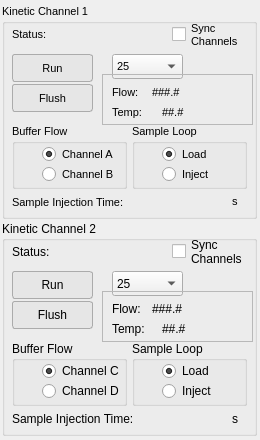
<?xml version="1.0" encoding="UTF-8"?>
<ui version="4.0">
 <class>Kinetic</class>
 <widget class="QWidget" name="Kinetic">
  <property name="geometry">
   <rect>
    <x>0</x>
    <y>0</y>
    <width>260</width>
    <height>440</height>
   </rect>
  </property>
  <property name="sizePolicy">
   <sizepolicy hsizetype="Fixed" vsizetype="Preferred">
    <horstretch>0</horstretch>
    <verstretch>0</verstretch>
   </sizepolicy>
  </property>
  <property name="minimumSize">
   <size>
    <width>260</width>
    <height>440</height>
   </size>
  </property>
  <property name="maximumSize">
   <size>
    <width>262</width>
    <height>500</height>
   </size>
  </property>
  <property name="font">
   <font>
    <family>Segoe UI</family>
   </font>
  </property>
  <property name="windowTitle">
   <string>Form</string>
  </property>
  <property name="styleSheet">
   <string notr="true"/>
  </property>
  <layout class="QGridLayout" name="gridLayout">
   <property name="leftMargin">
    <number>0</number>
   </property>
   <property name="topMargin">
    <number>0</number>
   </property>
   <property name="rightMargin">
    <number>0</number>
   </property>
   <property name="bottomMargin">
    <number>0</number>
   </property>
   <property name="spacing">
    <number>0</number>
   </property>
   <item row="2" column="0">
    <layout class="QVBoxLayout" name="verticalLayout_2">
     <property name="spacing">
      <number>2</number>
     </property>
     <property name="sizeConstraint">
      <enum>QLayout::SetMinimumSize</enum>
     </property>
     <item alignment="Qt::AlignHCenter">
      <widget class="QGroupBox" name="CH1">
       <property name="minimumSize">
        <size>
         <width>255</width>
         <height>215</height>
        </size>
       </property>
       <property name="maximumSize">
        <size>
         <width>255</width>
         <height>215</height>
        </size>
       </property>
       <property name="font">
        <font>
         <family>Segoe UI</family>
         <pointsize>8</pointsize>
        </font>
       </property>
       <property name="title">
        <string>Kinetic Channel 1</string>
       </property>
       <widget class="QPushButton" name="run1">
        <property name="geometry">
         <rect>
          <x>10</x>
          <y>50</y>
          <width>81</width>
          <height>28</height>
         </rect>
        </property>
        <property name="minimumSize">
         <size>
          <width>40</width>
          <height>25</height>
         </size>
        </property>
        <property name="styleSheet">
         <string notr="true">QPushButton {
		
		background-color: rgb(230, 230, 230);
	    border: 1px solid rgb(171, 171, 171); 
		border-radius: 3px;

}

QPushButton::hover{
	background: rgb(253, 253, 253);
	border: 1px raised;
	border-radius: 5px;
}</string>
        </property>
        <property name="text">
         <string>Run</string>
        </property>
       </widget>
       <widget class="QPushButton" name="flush1">
        <property name="geometry">
         <rect>
          <x>10</x>
          <y>80</y>
          <width>81</width>
          <height>28</height>
         </rect>
        </property>
        <property name="minimumSize">
         <size>
          <width>40</width>
          <height>25</height>
         </size>
        </property>
        <property name="styleSheet">
         <string notr="true">QPushButton {
		
		background-color: rgb(230, 230, 230);
	    border: 1px solid rgb(171, 171, 171); 
		border-radius: 3px;

}

QPushButton::hover{
	background: rgb(253, 253, 253);
	border: 1px raised;
	border-radius: 5px;
}</string>
        </property>
        <property name="text">
         <string>Flush</string>
        </property>
       </widget>
       <widget class="QComboBox" name="run_rate_ch1">
        <property name="geometry">
         <rect>
          <x>110</x>
          <y>50</y>
          <width>71</width>
          <height>25</height>
         </rect>
        </property>
        <property name="minimumSize">
         <size>
          <width>40</width>
          <height>25</height>
         </size>
        </property>
        <item>
         <property name="text">
          <string>25</string>
         </property>
        </item>
        <item>
         <property name="text">
          <string>50</string>
         </property>
        </item>
        <item>
         <property name="text">
          <string>100</string>
         </property>
        </item>
        <item>
         <property name="text">
          <string>200</string>
         </property>
        </item>
       </widget>
       <widget class="QLabel" name="label">
        <property name="geometry">
         <rect>
          <x>190</x>
          <y>55</y>
          <width>50</width>
          <height>16</height>
         </rect>
        </property>
        <property name="minimumSize">
         <size>
          <width>50</width>
          <height>16</height>
         </size>
        </property>
        <property name="maximumSize">
         <size>
          <width>50</width>
          <height>16</height>
         </size>
        </property>
        <property name="text">
         <string/>
        </property>
        <property name="pixmap">
         <pixmap resource="ai.qrc">:/img/img/micro_per_min.png</pixmap>
        </property>
        <property name="scaledContents">
         <bool>true</bool>
        </property>
       </widget>
       <widget class="QLabel" name="status1">
        <property name="geometry">
         <rect>
          <x>60</x>
          <y>20</y>
          <width>111</width>
          <height>21</height>
         </rect>
        </property>
        <property name="text">
         <string>&lt;status&gt;</string>
        </property>
       </widget>
       <widget class="QLabel" name="label_15">
        <property name="geometry">
         <rect>
          <x>10</x>
          <y>20</y>
          <width>55</width>
          <height>21</height>
         </rect>
        </property>
        <property name="text">
         <string>Status:</string>
        </property>
       </widget>
       <widget class="QLabel" name="label_17">
        <property name="geometry">
         <rect>
          <x>10</x>
          <y>190</y>
          <width>141</width>
          <height>16</height>
         </rect>
        </property>
        <property name="text">
         <string>Sample Injection Time:</string>
        </property>
       </widget>
       <widget class="QLabel" name="inject_time_ch1">
        <property name="geometry">
         <rect>
          <x>150</x>
          <y>190</y>
          <width>71</width>
          <height>16</height>
         </rect>
        </property>
        <property name="text">
         <string/>
        </property>
       </widget>
       <widget class="QLabel" name="label_18">
        <property name="geometry">
         <rect>
          <x>230</x>
          <y>190</y>
          <width>21</width>
          <height>16</height>
         </rect>
        </property>
        <property name="minimumSize">
         <size>
          <width>10</width>
          <height>10</height>
         </size>
        </property>
        <property name="text">
         <string>&lt;html&gt;&lt;head/&gt;&lt;body&gt;&lt;p&gt;s&lt;/p&gt;&lt;/body&gt;&lt;/html&gt;</string>
        </property>
       </widget>
       <widget class="QCheckBox" name="sync_1">
        <property name="enabled">
         <bool>true</bool>
        </property>
        <property name="geometry">
         <rect>
          <x>170</x>
          <y>10</y>
          <width>81</width>
          <height>41</height>
         </rect>
        </property>
        <property name="text">
         <string>Sync
Channels</string>
        </property>
       </widget>
       <widget class="QGroupBox" name="pump_flow_ch1">
        <property name="geometry">
         <rect>
          <x>10</x>
          <y>120</y>
          <width>115</width>
          <height>65</height>
         </rect>
        </property>
        <property name="title">
         <string>Buffer Flow </string>
        </property>
        <widget class="QRadioButton" name="spr_ch1">
         <property name="geometry">
          <rect>
           <x>30</x>
           <y>40</y>
           <width>81</width>
           <height>20</height>
          </rect>
         </property>
         <property name="text">
          <string>Channel B</string>
         </property>
        </widget>
        <widget class="QRadioButton" name="waste_ch1">
         <property name="geometry">
          <rect>
           <x>30</x>
           <y>20</y>
           <width>81</width>
           <height>20</height>
          </rect>
         </property>
         <property name="text">
          <string>Channel A</string>
         </property>
         <property name="checked">
          <bool>true</bool>
         </property>
        </widget>
       </widget>
       <widget class="QGroupBox" name="sample_flow_ch1">
        <property name="enabled">
         <bool>true</bool>
        </property>
        <property name="geometry">
         <rect>
          <x>130</x>
          <y>120</y>
          <width>115</width>
          <height>65</height>
         </rect>
        </property>
        <property name="title">
         <string>Sample Loop</string>
        </property>
        <widget class="QRadioButton" name="inject_ch1">
         <property name="geometry">
          <rect>
           <x>30</x>
           <y>40</y>
           <width>71</width>
           <height>20</height>
          </rect>
         </property>
         <property name="text">
          <string>Inject</string>
         </property>
        </widget>
        <widget class="QRadioButton" name="load_ch1">
         <property name="geometry">
          <rect>
           <x>30</x>
           <y>20</y>
           <width>71</width>
           <height>20</height>
          </rect>
         </property>
         <property name="text">
          <string>Load</string>
         </property>
         <property name="checked">
          <bool>true</bool>
         </property>
        </widget>
       </widget>
       <widget class="QFrame" name="sensor_frame_ch1">
        <property name="geometry">
         <rect>
          <x>100</x>
          <y>70</y>
          <width>151</width>
          <height>51</height>
         </rect>
        </property>
        <property name="frameShape">
         <enum>QFrame::StyledPanel</enum>
        </property>
        <property name="frameShadow">
         <enum>QFrame::Raised</enum>
        </property>
        <widget class="QLabel" name="label_5">
         <property name="geometry">
          <rect>
           <x>100</x>
           <y>10</y>
           <width>50</width>
           <height>16</height>
          </rect>
         </property>
         <property name="minimumSize">
          <size>
           <width>10</width>
           <height>10</height>
          </size>
         </property>
         <property name="maximumSize">
          <size>
           <width>50</width>
           <height>16</height>
          </size>
         </property>
         <property name="text">
          <string/>
         </property>
         <property name="pixmap">
          <pixmap resource="ai.qrc">:/img/img/micro_per_min.png</pixmap>
         </property>
         <property name="scaledContents">
          <bool>true</bool>
         </property>
        </widget>
        <widget class="QLabel" name="label_2">
         <property name="geometry">
          <rect>
           <x>10</x>
           <y>10</y>
           <width>31</width>
           <height>16</height>
          </rect>
         </property>
         <property name="minimumSize">
          <size>
           <width>10</width>
           <height>10</height>
          </size>
         </property>
         <property name="text">
          <string>Flow:</string>
         </property>
        </widget>
        <widget class="QLabel" name="flow1">
         <property name="geometry">
          <rect>
           <x>50</x>
           <y>10</y>
           <width>41</width>
           <height>16</height>
          </rect>
         </property>
         <property name="text">
          <string>###.#</string>
         </property>
        </widget>
        <widget class="QLabel" name="label_3">
         <property name="geometry">
          <rect>
           <x>10</x>
           <y>30</y>
           <width>51</width>
           <height>16</height>
          </rect>
         </property>
         <property name="text">
          <string>Temp:</string>
         </property>
        </widget>
        <widget class="QLabel" name="temp1">
         <property name="geometry">
          <rect>
           <x>60</x>
           <y>30</y>
           <width>31</width>
           <height>16</height>
          </rect>
         </property>
         <property name="text">
          <string>##.#</string>
         </property>
        </widget>
        <widget class="QLabel" name="label_11">
         <property name="geometry">
          <rect>
           <x>100</x>
           <y>30</y>
           <width>30</width>
           <height>16</height>
          </rect>
         </property>
         <property name="minimumSize">
          <size>
           <width>30</width>
           <height>16</height>
          </size>
         </property>
         <property name="maximumSize">
          <size>
           <width>30</width>
           <height>16</height>
          </size>
         </property>
         <property name="text">
          <string/>
         </property>
         <property name="pixmap">
          <pixmap resource="ai.qrc">:/img/img/deg_c.png</pixmap>
         </property>
         <property name="scaledContents">
          <bool>true</bool>
         </property>
        </widget>
       </widget>
      </widget>
     </item>
     <item alignment="Qt::AlignHCenter">
      <widget class="QGroupBox" name="CH2">
       <property name="minimumSize">
        <size>
         <width>255</width>
         <height>215</height>
        </size>
       </property>
       <property name="maximumSize">
        <size>
         <width>255</width>
         <height>215</height>
        </size>
       </property>
       <property name="font">
        <font>
         <family>Segoe UI</family>
        </font>
       </property>
       <property name="title">
        <string>Kinetic Channel 2</string>
       </property>
       <widget class="QPushButton" name="run2">
        <property name="geometry">
         <rect>
          <x>10</x>
          <y>50</y>
          <width>81</width>
          <height>28</height>
         </rect>
        </property>
        <property name="minimumSize">
         <size>
          <width>40</width>
          <height>25</height>
         </size>
        </property>
        <property name="styleSheet">
         <string notr="true">QPushButton {
		
		background-color: rgb(230, 230, 230);
	    border: 1px solid rgb(171, 171, 171); 
		border-radius: 3px;

}

QPushButton::hover{
	background: rgb(253, 253, 253);
	border: 1px raised;
	border-radius: 5px;
}</string>
        </property>
        <property name="text">
         <string>Run</string>
        </property>
       </widget>
       <widget class="QPushButton" name="flush2">
        <property name="geometry">
         <rect>
          <x>10</x>
          <y>80</y>
          <width>81</width>
          <height>28</height>
         </rect>
        </property>
        <property name="minimumSize">
         <size>
          <width>40</width>
          <height>25</height>
         </size>
        </property>
        <property name="styleSheet">
         <string notr="true">QPushButton {
		
		background-color: rgb(230, 230, 230);
	    border: 1px solid rgb(171, 171, 171); 
		border-radius: 3px;

}

QPushButton::hover{
	background: rgb(253, 253, 253);
	border: 1px raised;
	border-radius: 5px;
}</string>
        </property>
        <property name="text">
         <string>Flush</string>
        </property>
       </widget>
       <widget class="QLabel" name="label_16">
        <property name="geometry">
         <rect>
          <x>10</x>
          <y>20</y>
          <width>55</width>
          <height>21</height>
         </rect>
        </property>
        <property name="text">
         <string>Status:</string>
        </property>
       </widget>
       <widget class="QLabel" name="status2">
        <property name="geometry">
         <rect>
          <x>60</x>
          <y>20</y>
          <width>111</width>
          <height>21</height>
         </rect>
        </property>
        <property name="text">
         <string>&lt;status&gt;</string>
        </property>
       </widget>
       <widget class="QLabel" name="label_19">
        <property name="geometry">
         <rect>
          <x>10</x>
          <y>190</y>
          <width>131</width>
          <height>16</height>
         </rect>
        </property>
        <property name="text">
         <string>Sample Injection Time:</string>
        </property>
       </widget>
       <widget class="QLabel" name="inject_time_ch2">
        <property name="geometry">
         <rect>
          <x>150</x>
          <y>190</y>
          <width>71</width>
          <height>16</height>
         </rect>
        </property>
        <property name="text">
         <string/>
        </property>
       </widget>
       <widget class="QLabel" name="label_20">
        <property name="geometry">
         <rect>
          <x>230</x>
          <y>190</y>
          <width>16</width>
          <height>16</height>
         </rect>
        </property>
        <property name="minimumSize">
         <size>
          <width>10</width>
          <height>10</height>
         </size>
        </property>
        <property name="text">
         <string>&lt;html&gt;&lt;head/&gt;&lt;body&gt;&lt;p&gt;s&lt;/p&gt;&lt;/body&gt;&lt;/html&gt;</string>
        </property>
       </widget>
       <widget class="QComboBox" name="run_rate_ch2">
        <property name="geometry">
         <rect>
          <x>110</x>
          <y>50</y>
          <width>71</width>
          <height>25</height>
         </rect>
        </property>
        <property name="minimumSize">
         <size>
          <width>40</width>
          <height>25</height>
         </size>
        </property>
        <item>
         <property name="text">
          <string>25</string>
         </property>
        </item>
        <item>
         <property name="text">
          <string>50</string>
         </property>
        </item>
        <item>
         <property name="text">
          <string>100</string>
         </property>
        </item>
        <item>
         <property name="text">
          <string>200</string>
         </property>
        </item>
       </widget>
       <widget class="QCheckBox" name="sync_2">
        <property name="enabled">
         <bool>true</bool>
        </property>
        <property name="geometry">
         <rect>
          <x>170</x>
          <y>10</y>
          <width>81</width>
          <height>41</height>
         </rect>
        </property>
        <property name="text">
         <string>Sync
Channels</string>
        </property>
       </widget>
       <widget class="QGroupBox" name="pump_flow_ch2">
        <property name="geometry">
         <rect>
          <x>10</x>
          <y>120</y>
          <width>115</width>
          <height>65</height>
         </rect>
        </property>
        <property name="title">
         <string>Buffer Flow</string>
        </property>
        <widget class="QRadioButton" name="spr_ch2">
         <property name="geometry">
          <rect>
           <x>30</x>
           <y>40</y>
           <width>81</width>
           <height>20</height>
          </rect>
         </property>
         <property name="text">
          <string>Channel D</string>
         </property>
        </widget>
        <widget class="QRadioButton" name="waste_ch2">
         <property name="geometry">
          <rect>
           <x>30</x>
           <y>20</y>
           <width>81</width>
           <height>20</height>
          </rect>
         </property>
         <property name="text">
          <string>Channel C</string>
         </property>
         <property name="checked">
          <bool>true</bool>
         </property>
        </widget>
       </widget>
       <widget class="QGroupBox" name="sample_flow_ch2">
        <property name="enabled">
         <bool>true</bool>
        </property>
        <property name="geometry">
         <rect>
          <x>130</x>
          <y>120</y>
          <width>115</width>
          <height>65</height>
         </rect>
        </property>
        <property name="title">
         <string>Sample Loop</string>
        </property>
        <widget class="QRadioButton" name="inject_ch2">
         <property name="geometry">
          <rect>
           <x>30</x>
           <y>40</y>
           <width>71</width>
           <height>20</height>
          </rect>
         </property>
         <property name="text">
          <string>Inject</string>
         </property>
        </widget>
        <widget class="QRadioButton" name="load_ch2">
         <property name="geometry">
          <rect>
           <x>30</x>
           <y>20</y>
           <width>71</width>
           <height>20</height>
          </rect>
         </property>
         <property name="text">
          <string>Load</string>
         </property>
         <property name="checked">
          <bool>true</bool>
         </property>
        </widget>
       </widget>
       <widget class="QFrame" name="sensor_frame_ch2">
        <property name="geometry">
         <rect>
          <x>100</x>
          <y>70</y>
          <width>151</width>
          <height>51</height>
         </rect>
        </property>
        <property name="frameShape">
         <enum>QFrame::StyledPanel</enum>
        </property>
        <property name="frameShadow">
         <enum>QFrame::Raised</enum>
        </property>
        <widget class="QLabel" name="label_4">
         <property name="geometry">
          <rect>
           <x>10</x>
           <y>10</y>
           <width>31</width>
           <height>16</height>
          </rect>
         </property>
         <property name="minimumSize">
          <size>
           <width>10</width>
           <height>10</height>
          </size>
         </property>
         <property name="text">
          <string>Flow:</string>
         </property>
        </widget>
        <widget class="QLabel" name="flow2">
         <property name="geometry">
          <rect>
           <x>50</x>
           <y>10</y>
           <width>41</width>
           <height>16</height>
          </rect>
         </property>
         <property name="text">
          <string>###.#</string>
         </property>
        </widget>
        <widget class="QLabel" name="label_9">
         <property name="geometry">
          <rect>
           <x>10</x>
           <y>30</y>
           <width>51</width>
           <height>16</height>
          </rect>
         </property>
         <property name="text">
          <string>Temp:</string>
         </property>
        </widget>
        <widget class="QLabel" name="temp2">
         <property name="geometry">
          <rect>
           <x>60</x>
           <y>30</y>
           <width>31</width>
           <height>16</height>
          </rect>
         </property>
         <property name="text">
          <string>##.#</string>
         </property>
        </widget>
        <widget class="QLabel" name="label_7">
         <property name="geometry">
          <rect>
           <x>100</x>
           <y>10</y>
           <width>50</width>
           <height>16</height>
          </rect>
         </property>
         <property name="minimumSize">
          <size>
           <width>50</width>
           <height>16</height>
          </size>
         </property>
         <property name="maximumSize">
          <size>
           <width>50</width>
           <height>16</height>
          </size>
         </property>
         <property name="text">
          <string/>
         </property>
         <property name="pixmap">
          <pixmap resource="ai.qrc">:/img/img/micro_per_min.png</pixmap>
         </property>
         <property name="scaledContents">
          <bool>true</bool>
         </property>
        </widget>
        <widget class="QLabel" name="label_12">
         <property name="geometry">
          <rect>
           <x>100</x>
           <y>30</y>
           <width>30</width>
           <height>16</height>
          </rect>
         </property>
         <property name="minimumSize">
          <size>
           <width>30</width>
           <height>16</height>
          </size>
         </property>
         <property name="maximumSize">
          <size>
           <width>30</width>
           <height>16</height>
          </size>
         </property>
         <property name="text">
          <string/>
         </property>
         <property name="pixmap">
          <pixmap resource="ai.qrc">:/img/img/deg_c.png</pixmap>
         </property>
         <property name="scaledContents">
          <bool>true</bool>
         </property>
        </widget>
       </widget>
       <widget class="QLabel" name="label_6">
        <property name="geometry">
         <rect>
          <x>190</x>
          <y>55</y>
          <width>50</width>
          <height>16</height>
         </rect>
        </property>
        <property name="minimumSize">
         <size>
          <width>50</width>
          <height>16</height>
         </size>
        </property>
        <property name="maximumSize">
         <size>
          <width>50</width>
          <height>16</height>
         </size>
        </property>
        <property name="text">
         <string/>
        </property>
        <property name="pixmap">
         <pixmap resource="ai.qrc">:/img/img/micro_per_min.png</pixmap>
        </property>
        <property name="scaledContents">
         <bool>true</bool>
        </property>
       </widget>
      </widget>
     </item>
    </layout>
   </item>
  </layout>
 </widget>
 <resources>
  <include location="ai.qrc"/>
 </resources>
 <connections/>
</ui>
